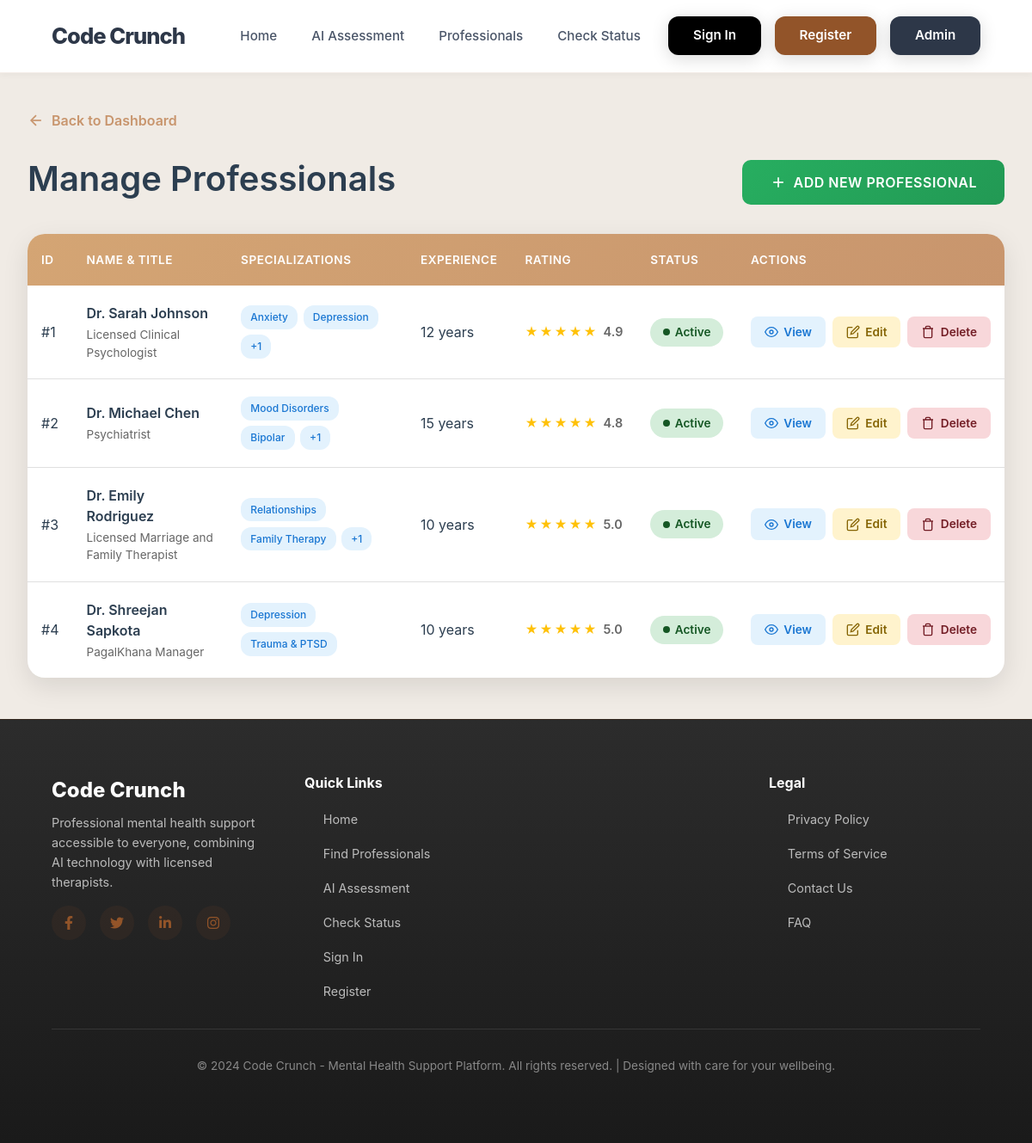
/admin/professionals (signed in), run on an earlier commit of the app's database.
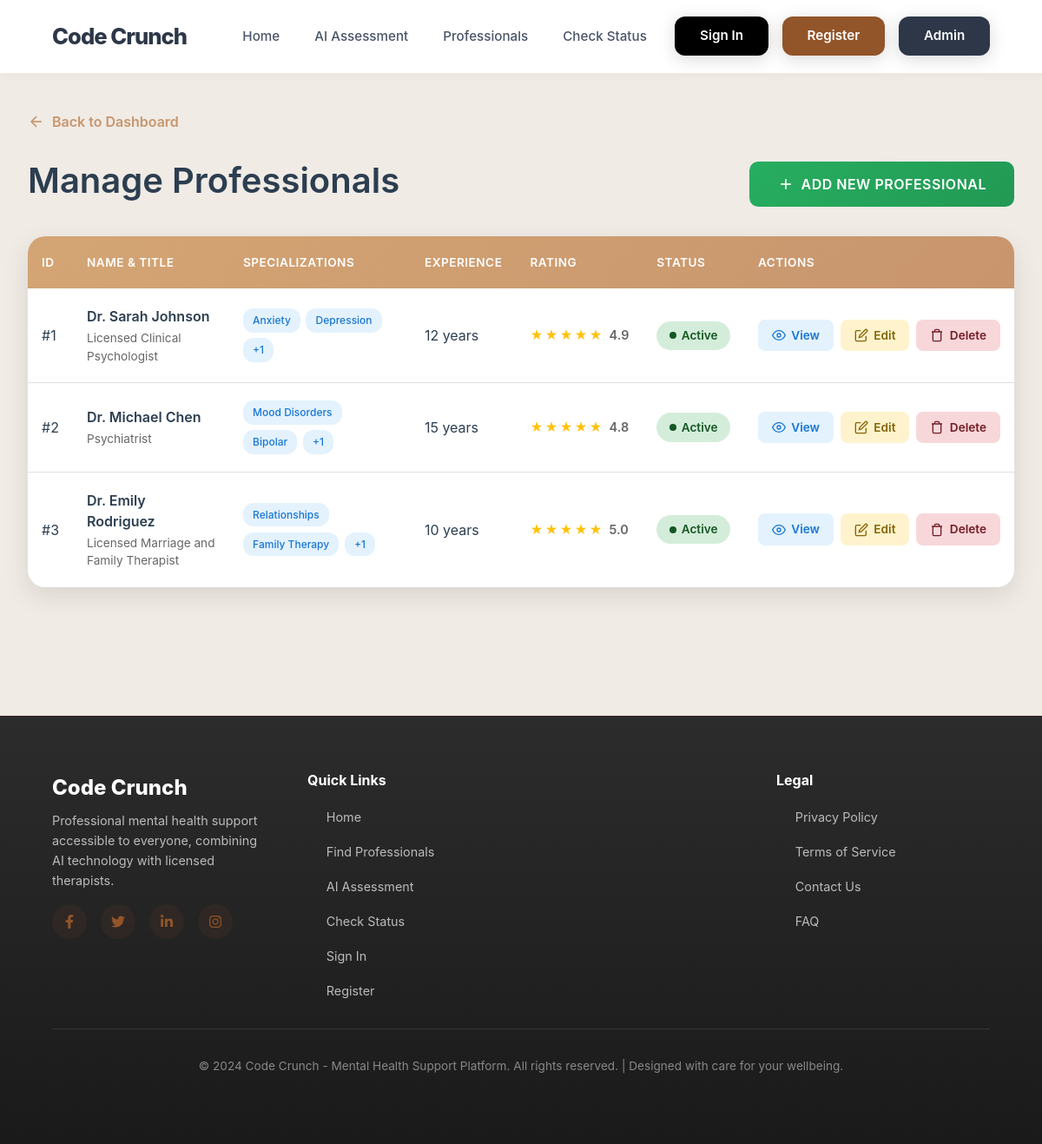
And on a later commit of the database.
### app.py (models this page shows, shortened)
class Professional(db.Model):
    id = db.Column(db.Integer, primary_key=True)
    name = db.Column(db.String(100), nullable=False)
    title = db.Column(db.String(100), nullable=False)
    specialization = db.Column(db.String(200), nullable=False)
    bio = db.Column(db.Text, nullable=False)
    experience_years = db.Column(db.Integer, nullable=False)
    education = db.Column(db.Text, nullable=False)
    languages = db.Column(db.String(200), nullable=False)
    image_url = db.Column(db.String(200), default='default-avatar.jpg')
    available_days = db.Column(db.String(200), nullable=False)
    rating = db.Column(db.Float, default=5.0)
    total_reviews = db.Column(db.Integer, default=0)
    is_active = db.Column(db.Boolean, default=True)
    created_at = db.Column(db.DateTime, default=datetime.utcnow)
    appointments = db.relationship('Appointment', backref='professional', lazy=True)
    reviews = db.relationship('Review', backref='professional', lazy=True)

### app.py (the view)
@app.route('/admin/professionals')
def admin_professionals():
    if not session.get('admin'):
        return redirect(url_for('admin_login'))
    all_professionals = Professional.query.all()
    return render_template('admin_professionals.html', professionals=all_professionals)

### templates/admin_professionals.html (shortened to what this page needs)
{% extends "layout.html" %}
{% block content %}
<div class="admin-page">
    <div class="admin-container">
        <a href="{{ url_for('admin_dashboard') }}" class="back-link">
            <svg viewBox="0 0 24 24" fill="none" stroke="currentColor" stroke-width="2">
                <line x1="19" y1="12" x2="5" y2="12"></line>
                <polyline points="12 19 5 12 12 5"></polyline>
            </svg>
            Back to Dashboard
        </a>
        <div class="page-header">
            <h1 class="page-title">Manage Professionals</h1>
            <a href="{{ url_for('add_professional') }}" class="btn-add">
                <svg viewBox="0 0 24 24" fill="none" stroke="currentColor" stroke-width="2">
                    <line x1="12" y1="5" x2="12" y2="19"></line>
                    <line x1="5" y1="12" x2="19" y2="12"></line>
                </svg>
                Add New Professional
            </a>
        </div>
        <div class="professionals-table">
            {% if professionals %}
            <div class="table-wrapper">
                <table>
                    <thead>
                        <tr>
                            <th>ID</th>
                            <th>Name & Title</th>
                            <th>Specializations</th>
                            <th>Experience</th>
                            <th>Rating</th>
                            <th>Status</th>
                            <th>Actions</th>
                        </tr>
                    </thead>
                    <tbody>
                        {% for prof in professionals %}
                        <tr>
                            <td>#{{ prof.id }}</td>
                            <td>
                                <div class="prof-name-cell">{{ prof.name }}</div>
                                <div class="prof-title-cell">{{ prof.title }}</div>
                            </td>
                            <td>
                                <div class="spec-tags">
                                    {% for spec in prof.specialization.split(',')[:2] %}
                                    <span class="spec-tag-sm">{{ spec.strip() }}</span>
                                    {% endfor %}
                                    {% if prof.specialization.split(',')|length > 2 %}
                                    <span class="spec-tag-sm">+{{ prof.specialization.split(',')|length - 2 }}</span>
                                    {% endif %}
                                </div>
                            </td>
                            <td>{{ prof.experience_years }} years</td>
                            <td>
                                <div class="rating-cell">
                                    <div class="stars-small">
                                        {% for i in range(5) %}
                                        <span class="star-small">★</span>
                                        {% endfor %}
                                    </div>
                                    <span class="rating-value">{{ prof.rating }}</span>
                                </div>
                            </td>
                            <td>
                                {% if prof.is_active %}
                                <span class="status-active">
                                    <span class="status-dot"></span>
                                    Active
                                </span>
                                {% else %}
                                <span class="status-inactive">
                                    <span class="status-dot"></span>
                                    Inactive
                                </span>
                                {% endif %}
                            </td>
                            <td>
                                <div class="action-buttons">
                                    <a href="{{ url_for('professional_detail', prof_id=prof.id) }}" class="btn-sm btn-view">
                                        <svg viewBox="0 0 24 24" fill="none" stroke="currentColor" stroke-width="2">
                                            <path d="M1 12s4-8 11-8 11 8 11 8-4 8-11 8-11-8-11-8z"></path>
                                            <circle cx="12" cy="12" r="3"></circle>
                                        </svg>
                                        View
                                    </a>
                                    <a href="{{ url_for('edit_professional', prof_id=prof.id) }}" class="btn-sm btn-edit">
                                        <svg viewBox="0 0 24 24" fill="none" stroke="currentColor" stroke-width="2">
                                            <path d="M11 4H4a2 2 0 0 0-2 2v14a2 2 0 0 0 2 2h14a2 2 0 0 0 2-2v-7"></path>
                                            <path d="M18.5 2.5a2.121 2.121 0 0 1 3 3L12 15l-4 1 1-4 9.5-9.5z"></path>
                                        </svg>
                                        Edit
                                    </a>
                                    <a href="{{ url_for('delete_professional', prof_id=prof.id) }}"
                                       class="btn-sm btn-delete"
                                       onclick="return confirm('Are you sure you want to delete {{ prof.name }}? This action cannot be undone.')">
                                        <svg viewBox="0 0 24 24" fill="none" stroke="currentColor" stroke-width="2">
                                            <polyline points="3 6 5 6 21 6"></polyline>
                                            <path d="M19 6v14a2 2 0 0 1-2 2H7a2 2 0 0 1-2-2V6m3 0V4a2 2 0 0 1 2-2h4a2 2 0 0 1 2 2v2"></path>
                                        </svg>
                                        Delete
                                    </a>
                                </div>
                            </td>
                        </tr>
                        {% endfor %}
                    </tbody>
                </table>
            </div>
            {% endif %}
        </div>
    </div>
</div>
{% endblock %}

### templates/layout.html (shortened to what this page needs)
<!DOCTYPE html>
<html lang="en">
    <head>
        <link
            href="https://cdn.jsdelivr.net/npm/bootstrap@5.1.3/dist/css/bootstrap.min.css"
            rel="stylesheet"
        />
        <link
            href="https://cdnjs.cloudflare.com/ajax/libs/font-awesome/6.0.0/css/all.min.css"
            rel="stylesheet"
        />
    </head>
    <body>
        <nav class="modern-nav" id="navbar">
            <a href="{{ url_for('index') }}" class="nav-logo">Code Crunch</a>
            <ul class="nav-links" id="navLinks">
                <li>
                    <a
                        href="{{ url_for('index') }}"
                        class="{{ 'active' if request.endpoint == 'index' else '' }}"
                        >Home</a
                    >
                </li>
                <li>
                    <a
                        href="{{ url_for('ai_assessment') }}"
                        class="{{ 'active' if request.endpoint == 'ai_assessment' else '' }}"
                        >AI Assessment</a
                    >
                </li>
                <li>
                    <a
                        href="{{ url_for('professionals') }}"
                        class="{{ 'active' if request.endpoint == 'professionals' else '' }}"
                        >Professionals</a
                    >
                </li>
                <li>
                    <a
                        href="{{ url_for('check_status') }}"
                        class="{{ 'active' if request.endpoint == 'check_status' else '' }}"
                        >Check Status</a
                    >
                </li>
            </ul>
            <div class="nav-buttons">
                {% if session.user_id %}
                    <div class="user-menu">
                        <span class="user-welcome">Welcome, {{ session.user_name }}</span>
                        <a href="{{ url_for('logout') }}" class="logout-btn">Logout</a>
                    </div>
                {% else %}
                    <div class="user-menu">
                        <a href="{{ url_for('login') }}" class="sign-in-btn">Sign In</a>
                        <a href="{{ url_for('register') }}" class="sign-in-btn" style="background-color: #925429;">Register</a>
                    </div>
                {% endif %}
                <a href="{{ url_for('admin_login') }}" class="sign-in-btn" style="background-color: #2d3748;">Admin</a>
            </div>
        </nav>
        <main>{% block content %}{% endblock %}</main>
        <footer class="modern-footer">
            <div class="footer-content">
                <div class="footer-section">
                    <div class="footer-logo">Code Crunch</div>
                    <p>Professional mental health support accessible to everyone, combining AI technology with licensed therapists.</p>
                    <div class="footer-socials">
                        <a href="#"><i class="fab fa-facebook-f"></i></a>
                        <a href="#"><i class="fab fa-twitter"></i></a>
                        <a href="#"><i class="fab fa-linkedin-in"></i></a>
                        <a href="#"><i class="fab fa-instagram"></i></a>
                    </div>
                </div>
                <div class="footer-section">
                    <h4>Quick Links</h4>
                    <ul class="footer-links">
                        <li><a href="{{ url_for('index') }}">Home</a></li>
                        <li><a href="{{ url_for('professionals') }}">Find Professionals</a></li>
                        <li><a href="{{ url_for('ai_assessment') }}">AI Assessment</a></li>
                        <li><a href="{{ url_for('check_status') }}">Check Status</a></li>
                        {% if session.user_id %}
                        <li><a href="{{ url_for('user_dashboard') }}">My Dashboard</a></li>
                        {% else %}
                        <li><a href="{{ url_for('login') }}">Sign In</a></li>
                        <li><a href="{{ url_for('register') }}">Register</a></li>
                        {% endif %}
                    </ul>
                </div>
                <div class="footer-section">
                    <h4>Legal</h4>
                    <ul class="footer-links">
                        <li><a href="#">Privacy Policy</a></li>
                        <li><a href="#">Terms of Service</a></li>
                        <li><a href="#">Contact Us</a></li>
                        <li><a href="#">FAQ</a></li>
                    </ul>
                </div>
            </div>
            <div class="footer-bottom">
                <p>&copy; 2024 Code Crunch - Mental Health Support Platform. All rights reserved. | Designed with care for your wellbeing.</p>
            </div>
        </footer>
    </body>
</html>

### templates/layout.html (style rules this page uses)
* { margin: 0; padding: 0; box-sizing: border-box; }
html, body { height: 100%; }
body { font-family: -apple-system, BlinkMacSystemFont, "Segoe UI", Roboto, "Helvetica Neue", Arial, sans-serif; background-color: #f9f7f4; color: #1a202c; display: flex; flex-direction: column; min-height: 100vh; }
.modern-nav { position: fixed; top: 0; width: 100%; display: flex; justify-content: space-between; align-items: center; padding: 1.2rem 5%; background: rgba(255, 255, 255, 0.95); backdrop-filter: blur(20px); border-bottom: 1px solid rgba(146, 84, 41, 0.1); z-index: 1000; transition: all 0.4s cubic-bezier(0.4, 0, 0.2, 1); box-shadow: 0 2px 8px rgba(0, 0, 0, 0.04); }
.nav-logo { font-size: 1.6rem; font-weight: 800; color: #2d3748; text-decoration: none; letter-spacing: -1px; transition: all 0.3s ease; }
.nav-links { display: flex; gap: 2.5rem; list-style: none; align-items: center; margin: 0; }
.nav-links a { text-decoration: none; color: #4a5568; font-size: 0.95rem; font-weight: 500; transition: all 0.3s ease; position: relative; }
.nav-links a::after { content: ""; position: absolute; bottom: -5px; left: 50%; transform: translateX(-50%); width: 0; height: 2px; background: #925429; transition: width 0.3s ease; }
.nav-buttons { display: flex; gap: 1rem; align-items: center; }
.sign-in-btn { background-color: #000; color: #ffffff; padding: 0.7rem 1.8rem; border-radius: 12px; border: none; cursor: pointer; font-size: 0.95rem; font-weight: 600; transition: all 0.3s ease; text-decoration: none; display: inline-block; box-shadow: 0 4px 20px rgba(0, 0, 0, 0.15); position: relative; overflow: hidden; }
.sign-in-btn::before { content: ''; position: absolute; top: 0; left: -100%; width: 100%; height: 100%; background: linear-gradient(90deg, transparent, rgba(255, 255, 255, 0.2), transparent); transition: left 0.5s ease; }
.user-menu { display: flex; align-items: center; gap: 1rem; }
main { flex: 1; margin-top: 80px; width: 100%; }
.modern-footer { background: linear-gradient(180deg, #2c2c2c 0%, #1a1a1a 100%); color: #fff; padding: 4rem 5%; margin-top: auto; border-top: 1px solid rgba(146, 84, 41, 0.2); }
.footer-content { max-width: 1400px; margin: 0 auto; display: grid; grid-template-columns: 1fr 2fr 1fr; gap: 3rem; margin-bottom: 2rem; }
.footer-section h4 { font-size: 1rem; font-weight: 700; margin-bottom: 1.2rem; color: #fff; }
.footer-section p { color: #bbb; font-size: 0.9rem; line-height: 1.6; }
.footer-logo { font-size: 1.5rem; font-weight: 800; color: #fff; margin-bottom: 0.5rem; }
.footer-links { display: flex; flex-direction: column; gap: 1rem; list-style: none; margin: 0; padding: 0; }
.footer-links a { color: #bbb; text-decoration: none; font-size: 0.9rem; transition: all 0.3s ease; position: relative; }
.footer-links a::before { content: "→"; margin-right: 0.5rem; opacity: 0; transition: opacity 0.3s ease; }
.footer-socials { display: flex; gap: 1rem; }
.footer-socials a { display: inline-flex; align-items: center; justify-content: center; width: 40px; height: 40px; background: rgba(146, 84, 41, 0.1); color: #925429; border-radius: 50%; transition: all 0.3s ease; text-decoration: none; }
.footer-bottom { text-align: center; padding-top: 2rem; border-top: 1px solid rgba(255, 255, 255, 0.1); color: #888; font-size: 0.85rem; }

What changed in the data, as far as the page shows it:
removed Professional: id "4", name "Dr. Shreejan Sapkota", title "PagalKhana Manager", strip "Depression" "Trauma & PTSD", experience_years "10", rating "5.0", is_active True (drawn)
